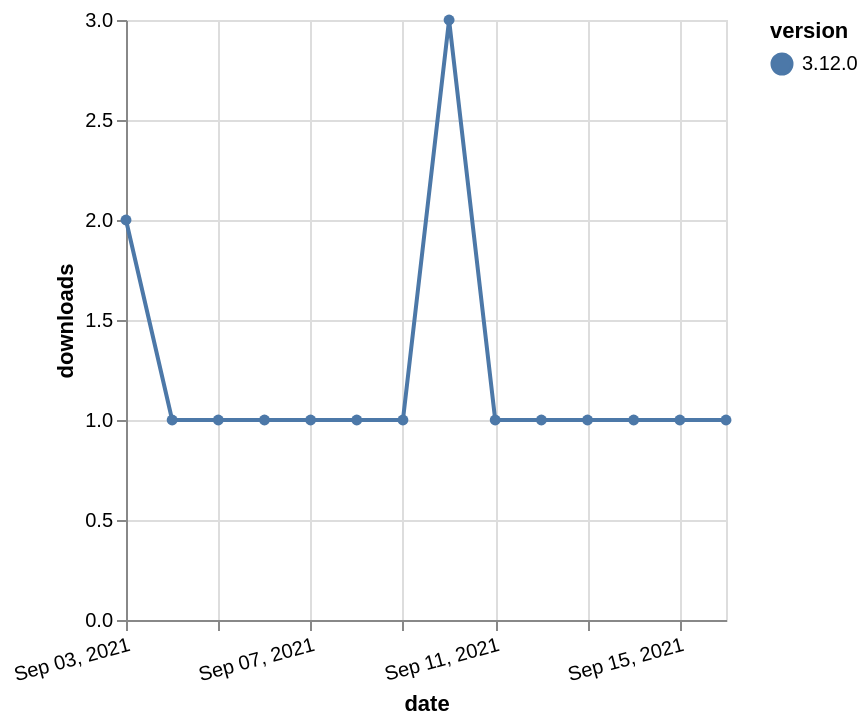

Specify this chart in Vega-Lite:
### Vega-Lite specification from a JSON file in a GitHub repository (floating-point values rounded to 4 significant figures)
{"$schema": "https://vega.github.io/schema/vega-lite/v5.json", "description": "A simple bar chart with embedded data.", "data": {"values": [{"date": "2021-09-03", "total": 493, "delta": 2, "version": "3.12.0"}, {"date": "2021-09-04", "total": 494, "delta": 1, "version": "3.12.0"}, {"date": "2021-09-05", "total": 495, "delta": 1, "version": "3.12.0"}, {"date": "2021-09-06", "total": 496, "delta": 1, "version": "3.12.0"}, {"date": "2021-09-07", "total": 497, "delta": 1, "version": "3.12.0"}, {"date": "2021-09-08", "total": 498, "delta": 1, "version": "3.12.0"}, {"date": "2021-09-09", "total": 499, "delta": 1, "version": "3.12.0"}, {"date": "2021-09-10", "total": 502, "delta": 3, "version": "3.12.0"}, {"date": "2021-09-11", "total": 503, "delta": 1, "version": "3.12.0"}, {"date": "2021-09-12", "total": 504, "delta": 1, "version": "3.12.0"}, {"date": "2021-09-13", "total": 505, "delta": 1, "version": "3.12.0"}, {"date": "2021-09-14", "total": 506, "delta": 1, "version": "3.12.0"}, {"date": "2021-09-15", "total": 507, "delta": 1, "version": "3.12.0"}, {"date": "2021-09-16", "total": 508, "delta": 1, "version": "3.12.0"}]}, "width": "container", "mark": {"type": "line", "point": {"filled": true}}, "encoding": {"x": {"field": "date", "type": "temporal", "timeUnit": "yearmonthdate", "title": "date", "axis": {"labelAngle": -15}}, "y": {"field": "delta", "type": "quantitative", "title": "downloads"}, "color": {"field": "version", "type": "nominal"}, "tooltip": {"field": "delta"}}}
